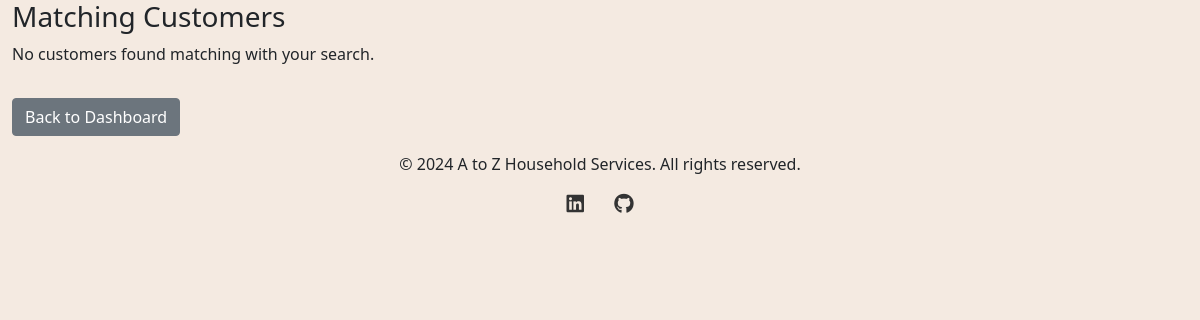
The page /search_customers (signed in) on the database as committed earlier.
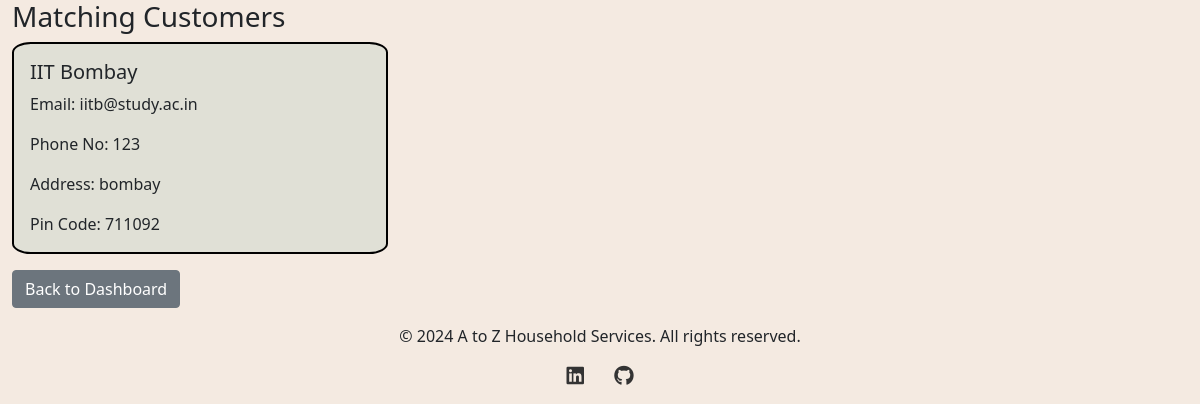
The same page on the database as committed later.
### backend/models.py (models this page shows)
class Customer(db.Model):
    __tablename__ = "customer"
    id = db.Column(db.Integer, primary_key=True, autoincrement=True)
    username = db.Column(db.String, unique=True, nullable=False)
    password = db.Column(db.String, nullable=False)
    name = db.Column(db.String, nullable=False)
    email = db.Column(db.String, unique=True, nullable=False)
    address = db.Column(db.String, nullable=False)
    pin_code = db.Column(db.String, nullable=False)
    phone_no = db.Column(db.Integer, nullable=False)
    gender = db.Column(db.String, nullable=True)  # New column for gender (optional)
    profile_pic = db.Column(
        db.String, nullable=True
    )  # New column for profile picture (optional)
    role = db.Column(
        db.Integer, nullable=False, default=1
    )  # 0 for admin, 1 for customer
    average_rating = db.Column(db.Float, nullable=True)  # New column for average rating
    is_blocked = db.Column(
        db.Boolean, default=False
    )  # New column to track block status

### backend/controller.py (the view, shortened to what this page needs)
@app.route("/search_customers", methods=["GET"])
def search_customers():
    entity = request.args.get("entity")
    pin_code = request.args.get("pin_code")
    customer_name = request.args.get("customer_name")
    date_of_service = request.args.get("date_of_service")
    date_of_closing = request.args.get("date_of_closing")
    service_requests_query = Service_Request.query.filter(
        Service_Request.professional_id == session["professional_id"]
    )
    if entity == "pin_code" and pin_code:
        service_requests_query = service_requests_query.filter(
            Service_Request.customer.has(pin_code=pin_code)
        )
    elif entity == "customer_name" and customer_name:
        service_requests_query = service_requests_query.filter(
            Service_Request.customer.has(Customer.name.ilike(f"%{customer_name}%"))
        )
    service_requests = service_requests_query.all()
    matching_customers = set()
    for service_request in service_requests:
        matching_customers.add(
            service_request.customer
        )  # Use a set to avoid duplicates
    return render_template(
        "matching_customers.html",
        customers=list(matching_customers),
        category="Matching Customers",
    )

### templates/matching_customers.html (shortened to what this page needs)
<!DOCTYPE html>
<html lang="en">
<head>
    <link href="https://cdn.jsdelivr.net/npm/bootstrap@5.0.2/dist/css/bootstrap.min.css" rel="stylesheet" />
    <link rel="stylesheet" href="/static/style.css" />
</head>
<body>
    <div class="container-fluid">
        <h3>{{ category }}</h3>
        <div class="row">
            {% for customer in customers %}
            <div class="col-md-4">
                <div class="card">
                    <div class="card-body">
                        <h5 class="card-title">{{ customer.name }}</h5>
                        <p class="card-text">Email: {{ customer.email }}</p>
                        <p class="card-text">Phone No: {{ customer.phone_no }}</p>
                        <p class="card-text">Address: {{ customer.address }}</p>
                        <p class="card-text">Pin Code: {{ customer.pin_code }}</p>
                    </div>
                </div>
            </div>
            {% else %}
            <p>No customers found matching with your search.</p>
            {% endfor %}
        </div>
        <a href="{{ url_for('professional_dashboard') }}" class="btn btn-secondary mt-3">Back to Dashboard</a>
    </div>
  <link rel="stylesheet" href="https://cdnjs.cloudflare.com/ajax/libs/font-awesome/6.0.0-beta3/css/all.min.css">
  <footer class="text-center py-3">
    <div class="container">
      <p>&copy; 2024 A to Z Household Services. All rights reserved.</p>
      <div class="social-icons">
        <a href="https://www.linkedin.com/in/tushar-jalan-2k5/" target="_blank" class="me-3">
          <i class="fab fa-linkedin fa-lg"></i>
        </a>
        <a href="https://github.com/Tusharisme" target="_blank">
          <i class="fab fa-github fa-lg"></i>
        </a>
      </div>
    </div>
  </footer>
</body>
</html>

Rows that differ between the two databases and show on the page:
now on this page (row edited): Customer: name "IIT Bombay", email "iitb@study.ac.in", phone_no "123", address "bombay", pin_code "711092"
Other text that changed with them:
text no longer shown: "No customers found matching with your search."
